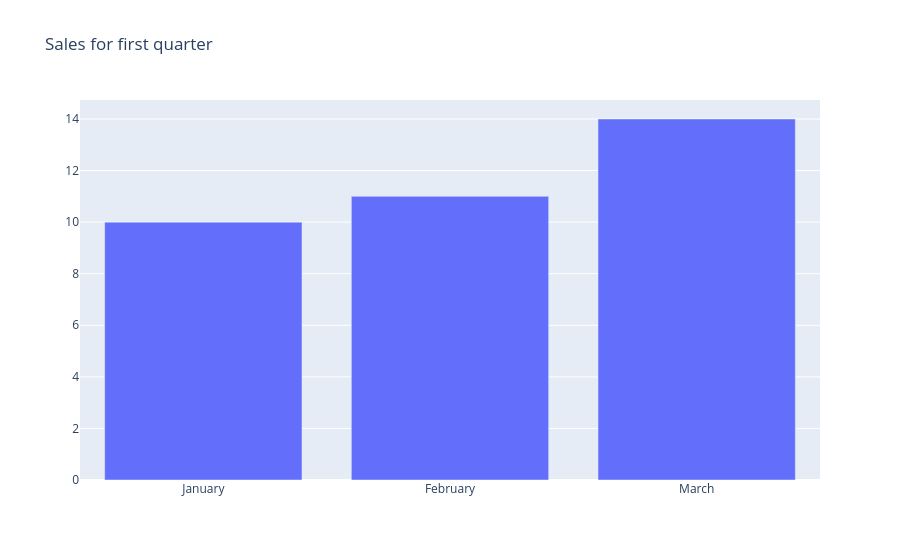

Notebook source saved alongside this figure:
### Markdown cell above
### Adding a title

### Code cell
layout = {"title":"Sales for first quarter"}

fig = go.Figure(data = data, layout = layout)

iplot(fig)

### Figure 1 — Plotly figure (JSON) as saved in the notebook; plotly's stock layout.template omitted (floating-point values rounded to 4 significant figures)
{"data": [{"type": "bar", "x": ["January", "February", "March"], "y": [10, 11, 14]}], "layout": {"title": {"text": "Sales for first quarter"}}}
